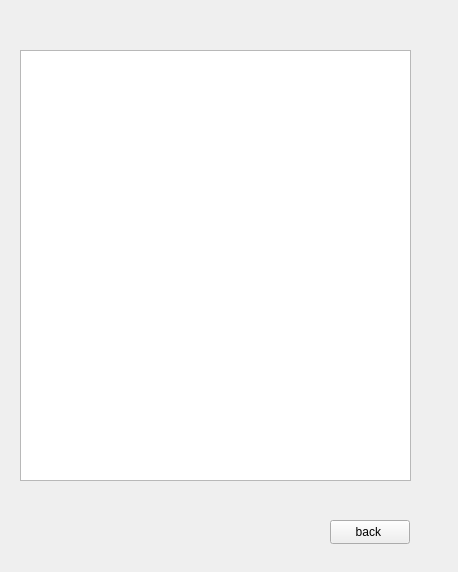
<?xml version="1.0" encoding="UTF-8"?>
<ui version="4.0">
 <class>RankingList</class>
 <widget class="QWidget" name="RankingList">
  <property name="geometry">
   <rect>
    <x>0</x>
    <y>0</y>
    <width>458</width>
    <height>572</height>
   </rect>
  </property>
  <property name="windowTitle">
   <string>Form</string>
  </property>
  <widget class="QPushButton" name="back">
   <property name="geometry">
    <rect>
     <x>330</x>
     <y>520</y>
     <width>80</width>
     <height>24</height>
    </rect>
   </property>
   <property name="text">
    <string>back </string>
   </property>
  </widget>
  <widget class="QTableWidget" name="rankingTableWidget">
   <property name="geometry">
    <rect>
     <x>20</x>
     <y>50</y>
     <width>391</width>
     <height>431</height>
    </rect>
   </property>
  </widget>
 </widget>
 <resources/>
 <connections/>
</ui>
